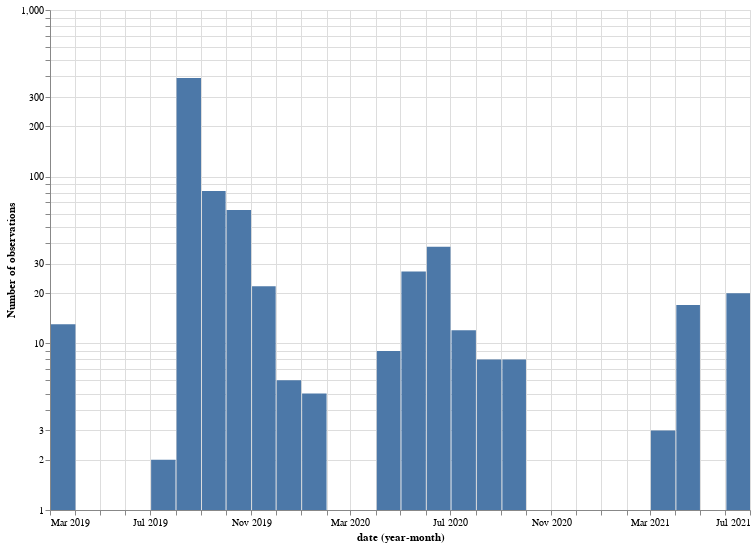

The code cell stored with this chart in its notebook:
### Markdown cell above
And then display it as a bar chart:

### Code cell
(
    alt.Chart(source)
    .mark_bar()
    .properties(width=700, height=500)
    .encode(
        x='yearmonth(date):T',
        y=alt.Y(
            'count()',
            scale=alt.Scale(type='log'),
            axis=alt.Axis(title='Number of observations'),
        ),
    )
)

### Figure 1 — Vega-Lite specification as saved in the notebook (floating-point values rounded to 4 significant figures; data arrays with more than 128 entries replaced by an {"elided": "..."} marker saying what was removed)
{"config": {"view": {"continuousWidth": 400, "continuousHeight": 300}}, "data": {"name": "data-546f1561168adf5701ff5eb95d0cda45"}, "mark": "bar", "encoding": {"x": {"type": "temporal", "field": "date", "timeUnit": "yearmonth"}, "y": {"type": "quantitative", "aggregate": "count", "axis": {"title": "Number of observations"}, "scale": {"type": "log"}}}, "height": 500, "width": 700, "$schema": "https://vega.github.io/schema/vega-lite/v4.8.1.json", "datasets": {"data-546f1561168adf5701ff5eb95d0cda45": {"elided": "731 records"}}}
